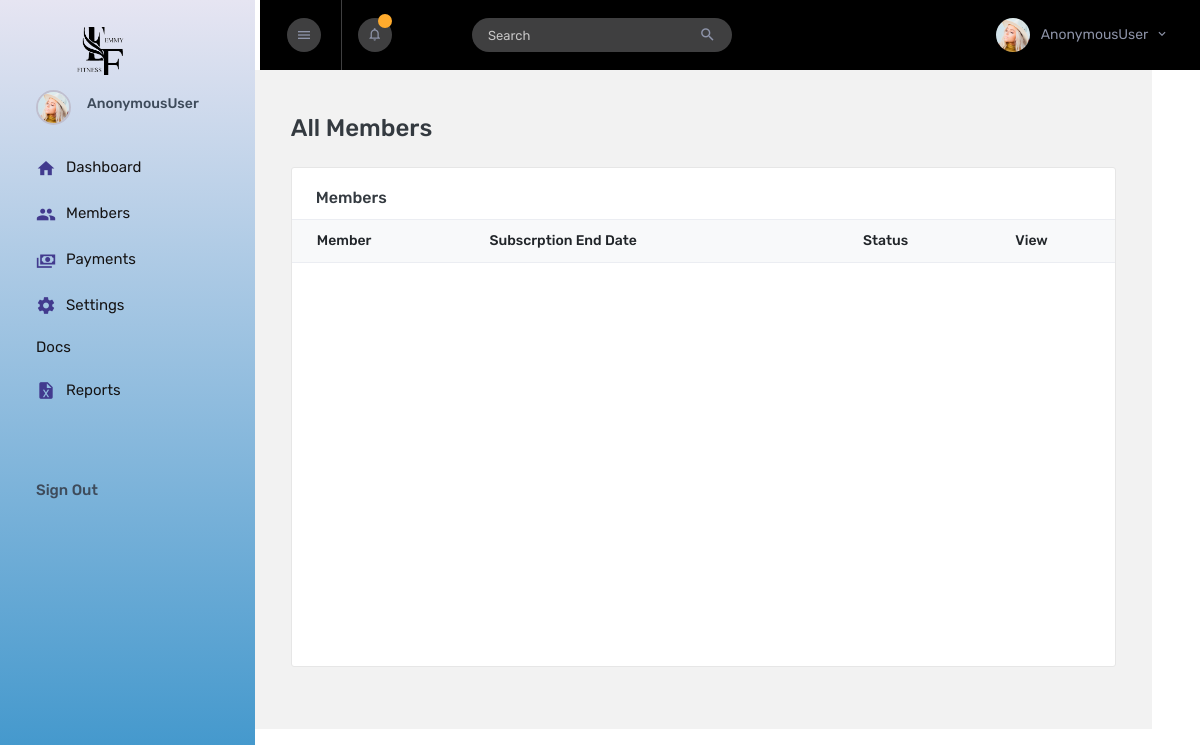
Page /members/AllMembers on the earlier database version.
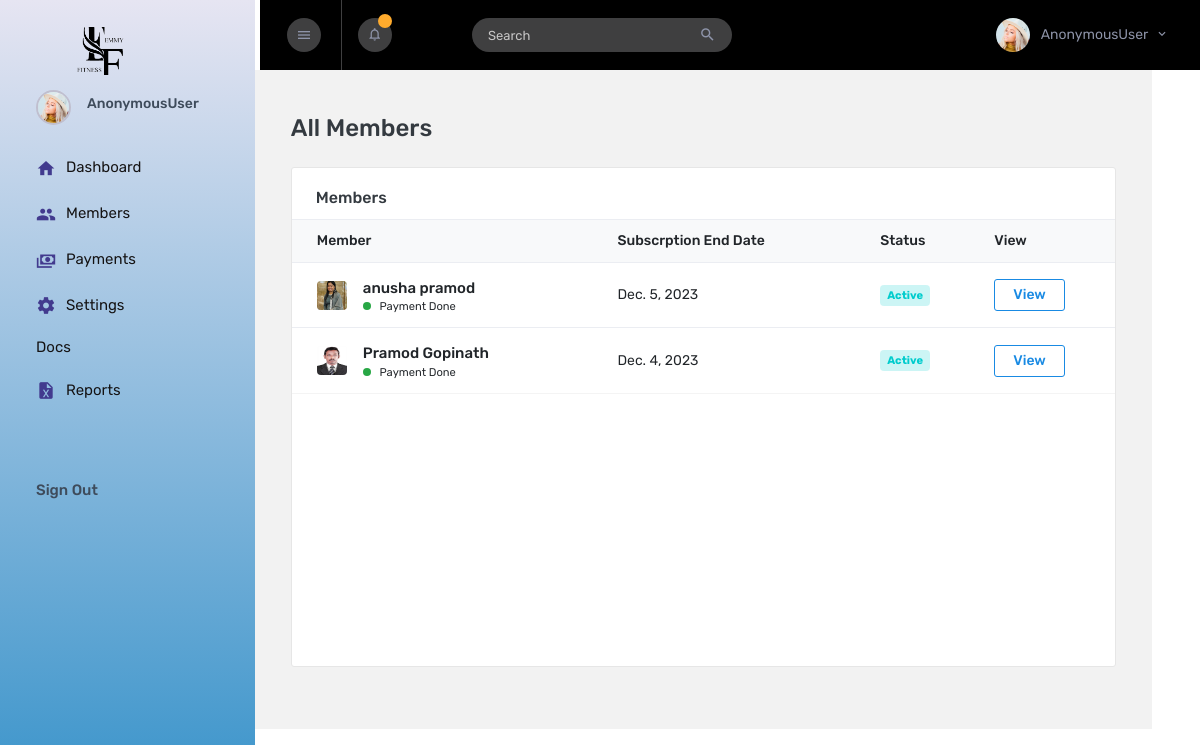
Same page on the later database version.
### Members/models.py (models this page shows, shortened)
class MemberData(models.Model):
    First_Name = models.CharField(max_length=255)
    Last_Name = models.CharField(max_length=255)
    Date_Of_Birth = models.DateField(auto_now_add=False)
    Gender = models.CharField(max_length=255,choices=(("Male","Male"),("Female","Female"),("Other","Other")))
    Mobile_Number = models.IntegerField()
    Email = models.EmailField()
    Address = models.TextField(max_length=200)
    Medical_History = models.TextField(max_length=2000,null=True,blank=True)
    Registration_Date = models.DateField(auto_now_add=False)
    Photo = models.FileField(upload_to='member_photo')
    Date_Added = models.DateField(auto_now_add=True)
    Active_status = models.BooleanField(default=True)
    Access_status = models.BooleanField(default=False)
    Access_Token_Id = models.CharField(max_length=255,null=True,blank=True)

### Members/views.py (the view)
# urls.py: path("AllMembers",views.AllMembers,name="AllMembers"),
def AllMembers(request):
    members = MemberData.objects.all()[::-1]
    return render(request, "allmembers.html",{"member":members})

### templates/allmembers.html (shortened to what this page needs)
{% extends "index.html" %}
{% load static %}
{% static "images" as baseurl %}
{% block content %}
<div class="main-panel">
    <div class="content-wrapper pb-0">
        <div class="page-header flex-wrap">
            <h3 class="mb-0"> All Members
            </h3>
        </div>
        <div class="row">
            <div class="col-xl-12 col-sm-6 grid-margin stretch-card">
              <div class="card" style="height: 500px;">
                <div class="card-body px-0 overflow-auto">
                  <h4 class="card-title pl-4">Members</h4>
                  <div class="table-responsive">
                    <table class="table">
                      <thead class="bg-light">
                        <tr>
                          <th>Member</th>
                          <th>Subscrption End Date</th>
                          <th>Status</th>
                          <th>View</th>
                        </tr>
                      </thead>
                      <tbody>
                        {% for sub in member  %}
                        <tr>
                          <td>
                            <div class="d-flex align-items-center">
                              <img src="{{sub.Photo.url}}" alt="image" />
                              <div class="table-user-name ml-3">
                                <p class="mb-0 font-weight-medium"> {{sub.First_Name}} {{sub.Last_Name}} </p>
                                {% if sub.Payment_Status == False %}
                                <small class="text-danger"> Payment Not Completed</small>
                                {% else %}
                                <small> Payment Done</small>
                                {% endif %}
                              </div>
                            </div>
                          </td>
                          <td>
                            {{sub.Registration_Date}}
                          </td>
                          <td>
                            {% if sub.Active_status == False %}
                            <div class="badge badge-inverse-danger"> Inactive </div>
                            {% else %}
                            <div class="badge badge-inverse-success"> Active </div>
                            {% endif %}
                          </td>
                          <td>
                              <a href="{%url 'MembersSingleView' sub.id %}" class="btn btn-outline-info">View</a>
                          </td>
                        </tr>
                        {% endfor %}
                      </tbody>
                    </table>
                  </div>
                  <a class="text-black mt-3 d-block pl-4" href="#">
                </div>
              </div>
            </div>
          </div>
    </div>
</div>
{% endblock %}

Differences in the rows shown:
added MemberData: Photo (picture), First_Name "anusha", Last_Name "pramod", Registration_Date "Dec. 5, 2023", Active_status "Active"
added MemberData: Photo (picture), First_Name "Pramod", Last_Name "Gopinath", Registration_Date "Dec. 4, 2023", Active_status "Active"
